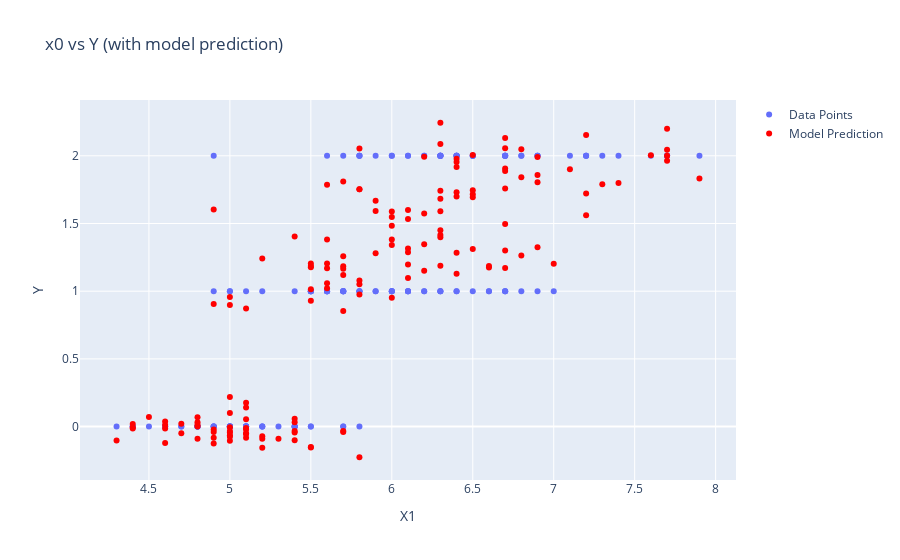
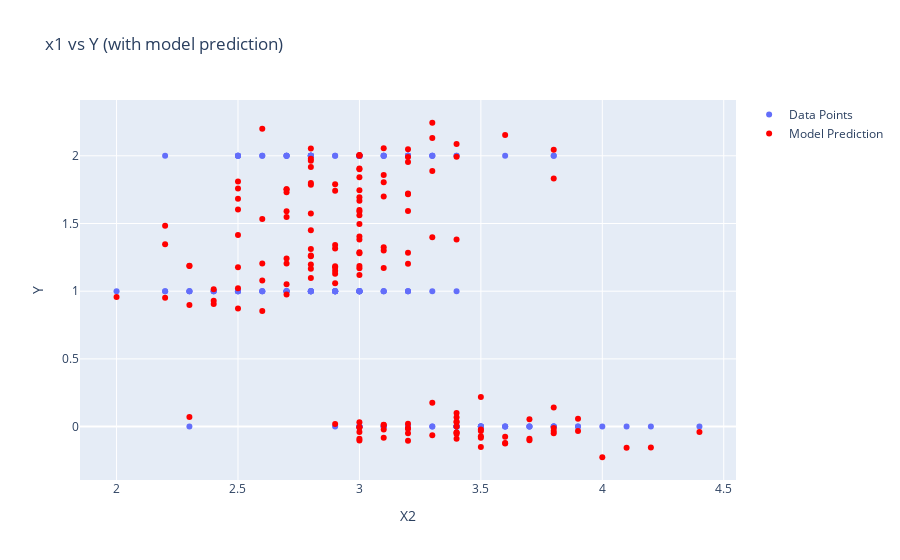
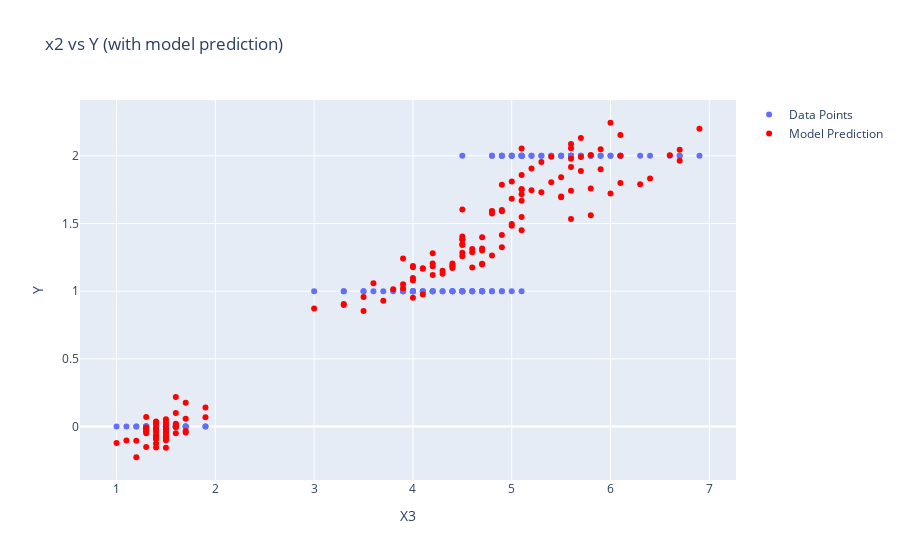
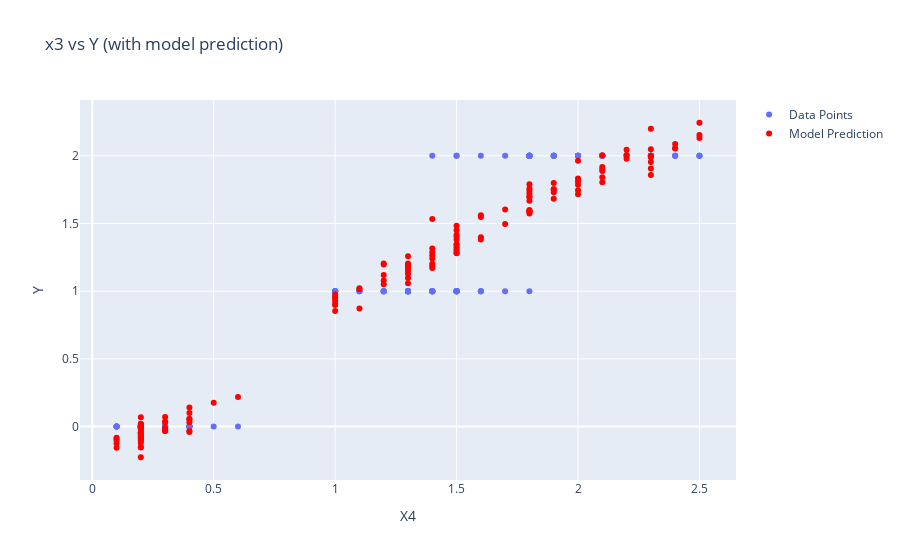

The notebook cell saved with these charts, in order:
### Code cell
reg.do_all(X, Y)

### Figure 1 — Plotly figure (JSON) as saved in the notebook; plotly's stock layout.template omitted (floating-point values rounded to 4 significant figures; data arrays with more than 128 entries replaced by an {"elided": "..."} marker saying what was removed)
{"data": [{"mode": "markers", "name": "Data Points", "type": "scatter", "x": {"elided": "150 float values"}, "y": {"elided": "150 int values"}}, {"marker": {"color": "red"}, "mode": "markers", "name": "Model Prediction", "type": "scatter", "x": {"elided": "150 float values"}, "y": {"elided": "150 float values"}}], "layout": {"title": {"text": "x0 vs Y (with model prediction)"}, "xaxis": {"title": {"text": "X1"}}, "yaxis": {"title": {"text": "Y"}}}}

### Figure 2 — Plotly figure (JSON) as saved in the notebook; plotly's stock layout.template omitted (floating-point values rounded to 4 significant figures; data arrays with more than 128 entries replaced by an {"elided": "..."} marker saying what was removed)
{"data": [{"mode": "markers", "name": "Data Points", "type": "scatter", "x": {"elided": "150 float values"}, "y": {"elided": "150 int values"}}, {"marker": {"color": "red"}, "mode": "markers", "name": "Model Prediction", "type": "scatter", "x": {"elided": "150 float values"}, "y": {"elided": "150 float values"}}], "layout": {"title": {"text": "x1 vs Y (with model prediction)"}, "xaxis": {"title": {"text": "X2"}}, "yaxis": {"title": {"text": "Y"}}}}

### Figure 3 — Plotly figure (JSON) as saved in the notebook; plotly's stock layout.template omitted (floating-point values rounded to 4 significant figures; data arrays with more than 128 entries replaced by an {"elided": "..."} marker saying what was removed)
{"data": [{"mode": "markers", "name": "Data Points", "type": "scatter", "x": {"elided": "150 float values"}, "y": {"elided": "150 int values"}}, {"marker": {"color": "red"}, "mode": "markers", "name": "Model Prediction", "type": "scatter", "x": {"elided": "150 float values"}, "y": {"elided": "150 float values"}}], "layout": {"title": {"text": "x2 vs Y (with model prediction)"}, "xaxis": {"title": {"text": "X3"}}, "yaxis": {"title": {"text": "Y"}}}}

### Figure 4 — Plotly figure (JSON) as saved in the notebook; plotly's stock layout.template omitted (floating-point values rounded to 4 significant figures; data arrays with more than 128 entries replaced by an {"elided": "..."} marker saying what was removed)
{"data": [{"mode": "markers", "name": "Data Points", "type": "scatter", "x": {"elided": "150 float values"}, "y": {"elided": "150 int values"}}, {"marker": {"color": "red"}, "mode": "markers", "name": "Model Prediction", "type": "scatter", "x": {"elided": "150 float values"}, "y": {"elided": "150 float values"}}], "layout": {"title": {"text": "x3 vs Y (with model prediction)"}, "xaxis": {"title": {"text": "X4"}}, "yaxis": {"title": {"text": "Y"}}}}
